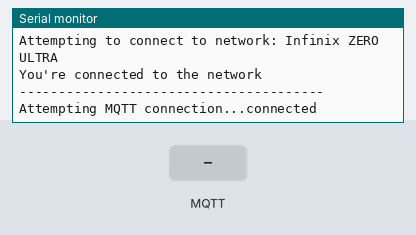
Bench run of a sketch on a simulated Arduino MKR. On the bench: the last lines printed to the serial monitor. The inputs (shaded band) are chosen by the test bench. WiFi joins after 1.5 s; servers stay silent unless stated; no MQTT or app messages arrive unless stated.

Above: at 2.7 s.
2.8 s: MQTT message "1" arrives on the first subscribed topic
At 4.0 s:
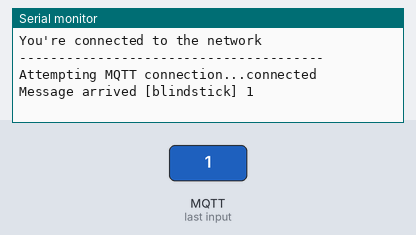
4.3 s: MQTT message "on" arrives on the first subscribed topic
At 5.1 s:
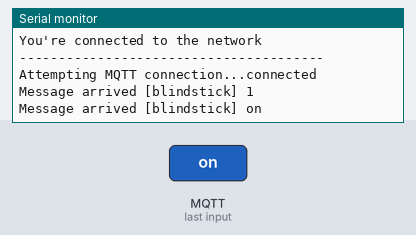
5.8 s: MQTT message "off" arrives on the first subscribed topic
At 6.2 s:
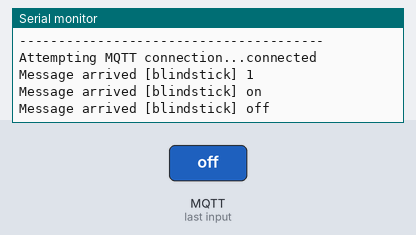

Measured:
- after the input at 2.8 s, the serial monitor: prints a new line at once (image 1)
- after the input at 4.3 s, the serial monitor: prints a new line at once (image 2)
- after the input at 5.8 s, the serial monitor: prints a new line at once (image 3)

The sketch:

wifi.ino
```cpp
#include <WiFiNINA.h>
#include <PubSubClient.h>

//please enter your sensitive data in the Secret tab
char ssid[] = "Infinix ZERO ULTRA";
char pass[] = "qwertyuiop";
int status = WL_IDLE_STATUS;
char mqttServer[] = "mqtt-dashboard.com";
int mqttPort = 1883;

WiFiClient wifiClient;
PubSubClient mqttClient(wifiClient);

void connectToWifi() {
  while (status != WL_CONNECTED) {
    Serial.print("Attempting to connect to network: ");
    Serial.println(ssid);
    status = WiFi.begin(ssid, pass);

    if (status != WL_CONNECTED) {
      Serial.print("Attempting to reconnect");
      delay(3000);
    }
  }

  Serial.println("You're connected to the network");
  Serial.println("---------------------------------------");
}

void connectToMQTT() {
  while (!mqttClient.connected()) {
    Serial.print("Attempting MQTT connection...");
    if (mqttClient.connect("thisIsUniqueIDSDSDSD")) {
      Serial.println("connected");
      mqttClient.publish("connections","Arduino connected");
      mqttClient.subscribe("blindstick");
    }
    else {
      Serial.print("failed, rc=");
      Serial.print(mqttClient.state());
      Serial.println(" try again in 5 seconds");
      delay(5000);
    }
  }
}

void mqttCallback(char* topic, byte* payload, unsigned int length) {
  Serial.print("Message arrived [");
  Serial.print(topic);
  Serial.print("] ");
  for (int i=0;i<length;i++) {
    Serial.print((char)payload[i]);
  }
  Serial.println();
}

void setup() {
  Serial.begin(9600);
  while (!Serial);

  connectToWifi();
  mqttClient.setServer(mqttServer, mqttPort);
  mqttClient.setCallback(mqttCallback);
  connectToMQTT();
}

void loop() {
  if (WiFi.status() != WL_CONNECTED) {
    connectToWifi();
  }

  if (!mqttClient.connected()) {
    connectToMQTT();
  }

  mqttClient.loop();
}
```
